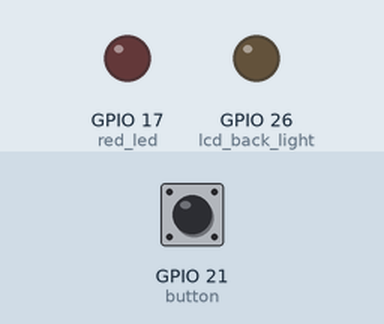
This program was run on a simulated Raspberry Pi (BCM pin numbers). Shown: output pins drawn as LEDs (lit = HIGH). Inputs (shaded band) come from the test bench; at power-on: GPIO 21 (button) HIGH. What the program prints to the terminal is not drawn.

Above: at 1.2 s.
1.3 s: GPIO 21 (button) pulled LOW for 0.15 s
At 1.38 s:
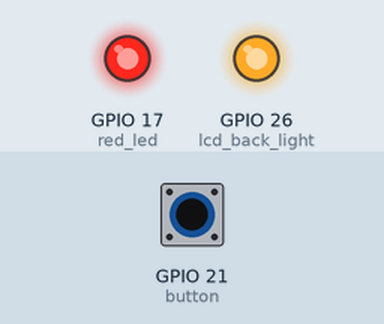
2.9 s: GPIO 21 (button) pulled LOW for 1 s
At 5.1 s:
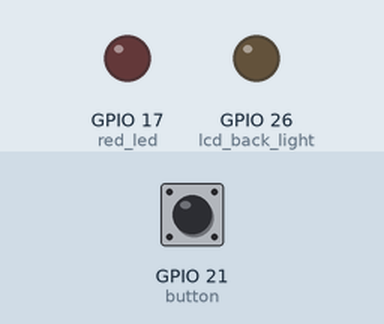
5.4 s: GPIO 21 (button) pulled LOW for 3.2 s
At 6.3 s:
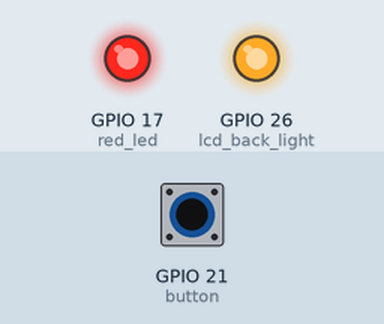
Timing chart, 0 to 10.1 s (numbered marks = the images above; inputs shaded):
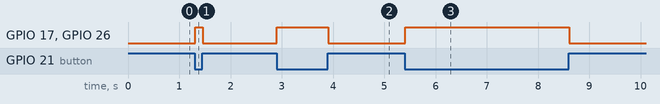

The program:

20241208-button_and_led.py
```python
#!/usr/bin/env python3

#2024/12/08 LEDの.sourceがわからない。
#加えて、buttonの値
from gpiozero import LED
from gpiozero import Button
from signal import pause

red_led=LED(17)
lcd_back_light=LED(26)

button=Button(21, pull_up=True)

red_led.source=button
lcd_back_light.source=button

#エラー
#red_led.source=(button.is_active)
#lcd_back_light.source=button.is_active

print(button)
pause()
```

Measured:
- after the input at 1.3 s, GPIO 17 (red_led), GPIO 26 (lcd_back_light): LOW → HIGH at once, → LOW 0.15 s later
- after the input at 2.9 s, GPIO 17 (red_led), GPIO 26 (lcd_back_light): LOW → HIGH at once, → LOW 1.0 s later
- after the input at 5.4 s, GPIO 17 (red_led), GPIO 26 (lcd_back_light): LOW → HIGH at once, → LOW 3.2 s later
